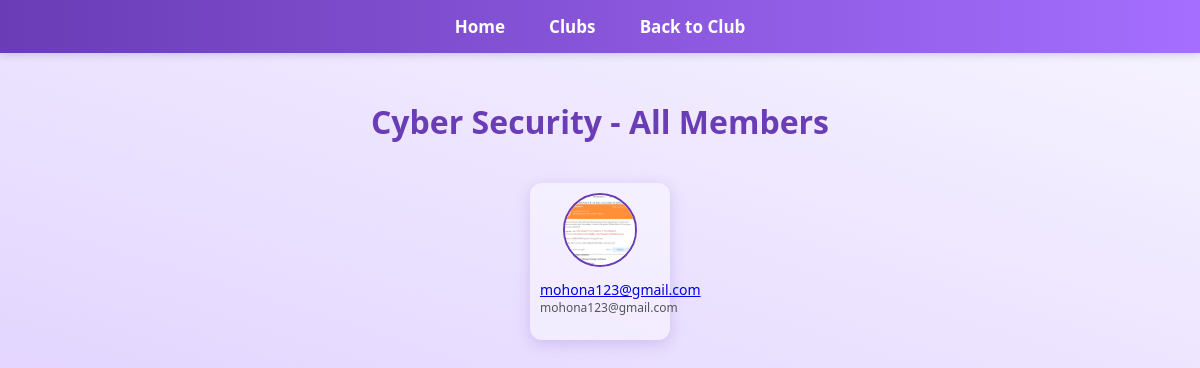
The page /clubnest/clubs/cyber-security/members/ (signed in) on the database its author committed.
### ClubNest/models.py (models this page shows, shortened)
class Club(models.Model):
    name = models.CharField(max_length=100)
    slug = models.SlugField(unique=True, blank=True)
    image = models.ImageField(upload_to='club_image/', null=True, blank=True)
    caption = models.TextField(blank=True)
    logo = models.ImageField(upload_to='club_logos/', blank=True, null=True)
    introduction = models.TextField(blank=True)
    our_goal = models.TextField(blank=True)
    contact_email = models.EmailField(blank=True)
    contact_phone = models.CharField(max_length=20, blank=True)
    contact_address = models.TextField(blank=True)

class Membership(models.Model):
    profile = models.ForeignKey(Profile, on_delete=models.CASCADE)  # ✅ Added
    club = models.ForeignKey(Club, on_delete=models.CASCADE)
    is_approved = models.BooleanField(default=False)
    joined_at = models.DateTimeField(auto_now_add=True)
    class Meta:
        unique_together = ('profile', 'club')

class Profile(models.Model):
    user = models.OneToOneField(User, on_delete=models.CASCADE)
    profile_pic = models.ImageField(upload_to='profile_pics/', default='default.png', blank=True, null=True)
    department = models.CharField(
        max_length=50,
        choices=[
            ('CSE', 'CSE'), ('EEE', 'EEE'), ('Civil', 'Civil'),
            ('Pharmacy', 'Pharmacy'), ('ENG', 'ENG'),
            ('Archi', 'Archi'), ('BBA', 'BBA'),
        ],
        blank=True,
        null=True
    )
    semester = models.CharField(
        max_length=10,
        choices=[('1st', '1st'), ('2nd', '2nd'), ('3rd', '3rd'),
                 ('4th', '4th'), ('5th', '5th'), ('6th', '6th'),
                 ('7th', '7th'), ('8th', '8th')],
        blank=True,
        null=True
    )
    clubs = models.ManyToManyField('Club', through='Membership', blank=True)

### ClubNest/views.py (the view)
# urls.py: path('clubs/<slug:club_slug>/members/', views.all_members, name='all_members'),
@login_required
def all_members(request, club_slug):
    club = get_object_or_404(Club, slug=club_slug)
    approved_members = Membership.objects.filter(club=club, is_approved=True).select_related('profile', 'profile__user')
    return render(request, 'all_members.html', {
        'club': club,
        'approved_members': approved_members
    })

### templates/all_members.html (shortened to what this page needs)
{% load static %}
<!DOCTYPE html>
<html lang="en">
<head>
</head>
<body>
<nav>
  <a href="{% url 'home' %}">Home</a>
  <a href="{% url 'club_list' %}">Clubs</a>
  <a href="{% url 'club_detail' club.id %}">Back to Club</a>
</nav>
<div class="content">
  <h1>{{ club.name }} - All Members</h1>
  {% if approved_members %}
    <div class="members-container">
      {% for member in approved_members %}
        <div class="member-card">
          {% if member.profile.profile_pic %}
            <img src="{{ member.profile.profile_pic.url }}" alt="{{ member.profile.user.username }}">
          {% else %}
            <img src="{% static 'images/default-profile.png' %}" alt="{{ member.profile.user.username }}">
          {% endif %}
          <p>
            <a href="{% url 'profile_view' member.profile.user.id %}">{{ member.profile.user.username }}</a>
            <span>{{ member.profile.user.email }}</span>
          </p>
        </div>
      {% endfor %}
    </div>
  {% else %}
    <p style="text-align:center; color:#555;">No members yet.</p>
  {% endif %}
</div>
</body>
</html>

### templates/all_members.html (style rules this page uses)
:root { --primary: #6a3cb5; --accent: #a56eff; --bg-glass: rgba(255, 255, 255, 0.4); --blur: 10px; }
body { font-family: 'Segoe UI', Tahoma, Geneva, Verdana, sans-serif; margin: 0; padding: 0; background: linear-gradient(to right top, #e3d5ff, rgba(243, 240, 255, 0.7)); color: #333; }
nav { background: linear-gradient(90deg, var(--primary), var(--accent)); padding: 15px; text-align: center; position: fixed; top: 0; left: 0; right: 0; z-index: 1000; box-shadow: 0 2px 8px rgba(0,0,0,0.15); }
nav a { color: white; margin: 0 20px; text-decoration: none; font-weight: 600; font-size: 17px; transition: color 0.3s ease; }
.content { max-width: 1200px; margin: 100px auto 40px; padding: 0 20px; }
h1 { color: var(--primary); text-align: center; margin-bottom: 40px; }
.members-container { display: flex; flex-wrap: wrap; gap: 20px; justify-content: center; }
.member-card { text-align: center; width: 120px; background: var(--bg-glass); padding: 10px; border-radius: 12px; box-shadow: 0 4px 15px rgba(106, 60, 181, 0.2); transition: transform 0.3s ease, box-shadow 0.3s ease; }
.member-card img { width: 70px; height: 70px; border-radius: 50%; object-fit: cover; border: 2px solid var(--primary); transition: transform 0.3s ease; }
.member-card p { margin-top: 8px; font-size: 14px; }
.member-card span { font-size: 12px; color: #555; display: block; }

### rows shown on the page
Club: name "Cyber Security"
Membership: profile.profile_pic (picture), profile.user.username "mohona123@gmail.com", profile.user.email "mohona123@gmail.com"
